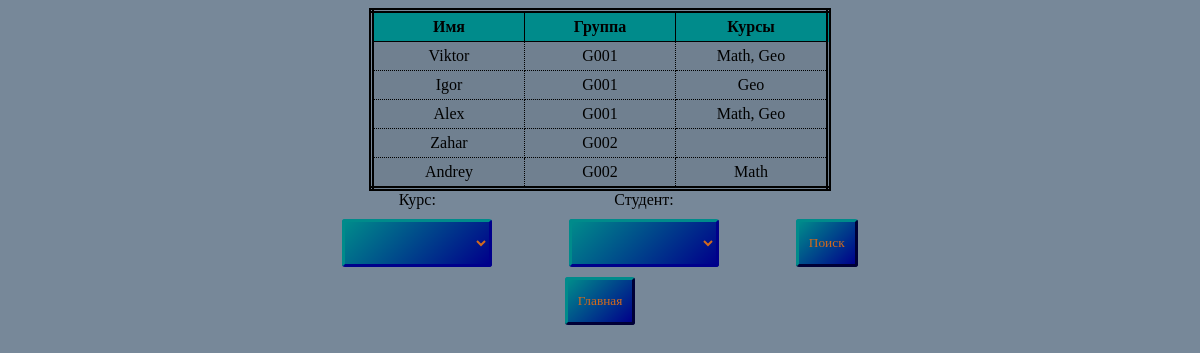
/table/2, run on the app's committed database.
### tableconnect/models.py (models this page shows)
class Student(models.Model):
    name = models.CharField(max_length=10)
    group = models.CharField(max_length=4)
    course = models.ManyToManyField(Course)
    def __str__(self):
        return self.name

### tableconnect/views.py (the view, shortened to what this page needs)
# urls.py: path('table/2', views.table2, name='sv2'),
def table2(req):
    baza = Student.objects.all()
    anketa = FormStudents()
    bd = []
    for i in baza:
        kursi = ', '.join(i.course.values_list('title', flat=True))
        bd.append((i.name, i.group, kursi))
    title = ('Имя', 'Группа', 'Курсы')
    data = {'table': bd, 'title': title, 'forma': anketa}
    return render(req, 'totable.html', context=data)

### tableconnect/myforms.py
class FormStudents(forms.Form):
    course = forms.ModelChoiceField(Course.objects.all(), required=False, empty_label='', label='Курс')
    student = forms.ModelChoiceField(Student.objects.all(), required=False, empty_label='', label='Студент')

### tableconnect/models.py (called while the page is built)
    def __str__(self):
        return self.title

### templates/totable.html (shortened to what this page needs)
<!DOCTYPE html>
{% load static %}
<html lang="en">
<head>
    <link rel="stylesheet" href="{% static 'css/main.css' %}">
</head>
<body>
    <table>
        <tr>
            {% for t in title %}
                <th>{{ t }}</th>
            {% endfor %}
        </tr>
        {% for t in table %}
            <tr>
                {% for one in t %}
                    <td>{{ one }}</td>
                {% endfor %}
            </tr>
        {% endfor %}
    </table>
<form action="" method="post">
    {{ forma.as_div }}
    <input type="submit" value="Поиск">
</form>
<a href="{% url 'index' %}"><button>Главная</button></a>
</body>
</html>

### tableconnect/static/css/main.css (style rules this page uses)
body { font-family: "Yu Gothic"; background-color: lightslategray; text-align: center; box-sizing: border-box; }
a { display: block; color: darkblue; width: max-content; margin: auto; }
button, input[type=submit], select { background: linear-gradient(-45deg, darkblue, darkcyan); border-radius: 3px; border-width: 3px; border-top-color: darkcyan; border-left-color: darkcyan; border-bottom-color: darkblue; border-right-color: darkblue; padding: 10px; font-family: "Yu Gothic"; color: chocolate; margin-top: 10px; height: 48px; }
table { margin: auto; border-collapse: collapse; border: double 5px black; font-family: "Yu Gothic"; }
td { border: 1px dotted black; padding: 5px; width: 100px; background-color: slategrey; }
th { border: 1px solid black; padding: 5px; width: 140px; background-color: darkcyan; }
select { width: 150px; }
label { display: block; }
form { display: flex; flex-direction: row; justify-content: space-around; align-items: end; max-width: 50%; margin: auto; }

### data on the page
Student: t "Viktor" "G001"
Student: t "Igor" "G001"
Student: t "Alex" "G001"
Student: t "Zahar" "G002"
Student: t "Andrey" "G002"

### other printed values
{{ t }} "Имя" "Группа" "Курсы"
{{ one }} "Math, Geo" "Geo" "Math, Geo" "Math"
